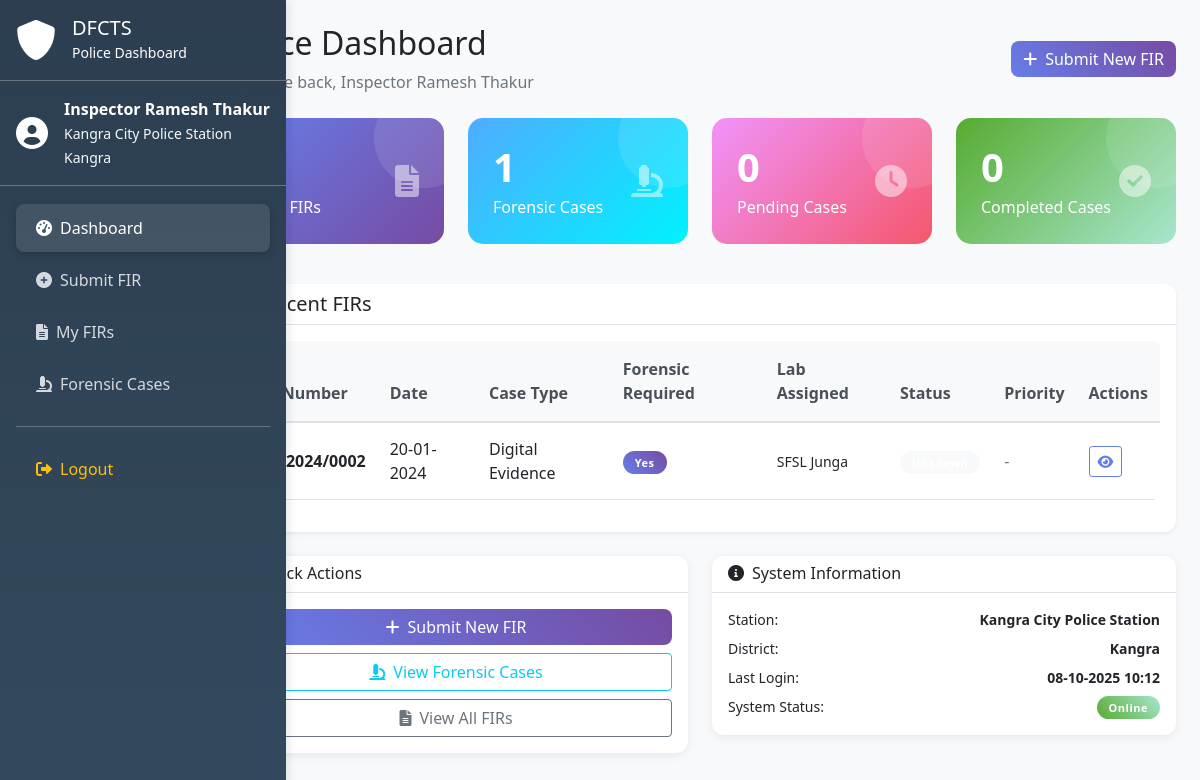
/police_dashboard.php (signed in), run on the app's committed database.
### tables this page shows
CREATE TABLE firs (
    fir_id INT PRIMARY KEY AUTO_INCREMENT,
    police_id INT NOT NULL,
    fir_number VARCHAR(50) UNIQUE NOT NULL,
    fir_date DATE NOT NULL,
    case_type VARCHAR(100) NOT NULL,
    summary TEXT NOT NULL,
    forensic_required BOOLEAN DEFAULT FALSE,
    lab_assigned VARCHAR(100) DEFAULT NULL,
    law_section VARCHAR(200) DEFAULT NULL,
    approval_notes TEXT DEFAULT NULL,
    status ENUM('submitted', 'under_review', 'approved', 'rejected') DEFAULT 'submitted',
    created_at TIMESTAMP DEFAULT CURRENT_TIMESTAMP,
    updated_at TIMESTAMP DEFAULT CURRENT_TIMESTAMP ON UPDATE CURRENT_TIMESTAMP,
    FOREIGN KEY (police_id) REFERENCES users(id) ON DELETE CASCADE
);

### police_dashboard.php (the view, shortened to what the rows shown need)
<?php
require_once 'includes/auth.php';
$user = getCurrentUser();
$recentFirs = fetchAll(
    "SELECT f.*, fc.status as forensic_status, fc.priority, fc.assigned_officer_id, u.name as officer_name
     FROM firs f
     LEFT JOIN forensic_cases fc ON f.fir_id = fc.fir_id
     LEFT JOIN users u ON fc.assigned_officer_id = u.id
     WHERE f.police_id = ?
     ORDER BY f.created_at DESC
     LIMIT 10",
    [$user['id']]
);
?>
<!DOCTYPE html>
<html lang="en">
<head>
    <link href="https://cdn.jsdelivr.net/npm/bootstrap@5.1.3/dist/css/bootstrap.min.css" rel="stylesheet">
    <link href="https://cdnjs.cloudflare.com/ajax/libs/font-awesome/6.0.0/css/all.min.css" rel="stylesheet">
    <link href="assets/css/style.css" rel="stylesheet">
</head>
<body>
    <div class="container-fluid">
        <div class="row">
            <div class="col-md-9 col-lg-10 px-0">
                <div class="main-content p-4">
                    <div class="d-flex justify-content-between align-items-center mb-4">
                        <div>
                            <h2>Police Dashboard</h2>
                        </div>
                    </div>
                    <div class="card shadow-sm">
                        <div class="card-body">
                            <?php if (empty($recentFirs)): ?>
                                <div class="text-center py-4">
                                    <i class="fas fa-file-alt fa-3x text-muted mb-3"></i>
                                    <h5 class="text-muted">No FIRs submitted yet</h5>
                                    <p class="text-muted">Click the button above to submit your first FIR</p>
                                    <a href="add_fir.php" class="btn btn-primary">
                                        <i class="fas fa-plus me-2"></i>Submit FIR
                                    </a>
                                </div>
                            <?php else: ?>
                                <div class="table-responsive">
                                    <table class="table table-hover">
                                        <thead>
                                            <tr>
                                                <th>FIR Number</th>
                                                <th>Date</th>
                                                <th>Case Type</th>
                                                <th>Forensic Required</th>
                                                <th>Lab Assigned</th>
                                                <th>Status</th>
                                                <th>Priority</th>
                                                <th>Actions</th>
                                            </tr>
                                        </thead>
                                        <tbody>
                                            <?php foreach ($recentFirs as $fir): ?>
                                                <tr>
                                                    <td>
                                                        <strong><?php echo htmlspecialchars($fir['fir_number']); ?></strong>
                                                    </td>
                                                    <td><?php echo formatDate($fir['fir_date'], 'd-m-Y'); ?></td>
                                                    <td><?php echo htmlspecialchars($fir['case_type']); ?></td>
                                                    <td>
                                                        <?php if ($fir['forensic_required']): ?>
                                                            <span class="badge bg-primary">Yes</span>
                                                        <?php else: ?>
                                                            <span class="badge bg-secondary">No</span>
                                                        <?php endif; ?>
                                                    </td>
                                                    <td>
                                                        <?php if ($fir['lab_assigned']): ?>
                                                            <small><?php echo htmlspecialchars($fir['lab_assigned']); ?></small>
                                                        <?php else: ?>
                                                            <span class="text-muted">-</span>
                                                        <?php endif; ?>
                                                    </td>
                                                    <td>
                                                        <?php if ($fir['forensic_required']): ?>
                                                            <?php echo getStatusBadge($fir['forensic_status'] ?? 'received'); ?>
                                                        <?php else: ?>
                                                            <?php echo getStatusBadge($fir['status']); ?>
                                                        <?php endif; ?>
                                                    </td>
                                                    <td>
                                                        <?php if ($fir['priority']): ?>
                                                            <?php echo getPriorityBadge($fir['priority']); ?>
                                                        <?php else: ?>
                                                            <span class="text-muted">-</span>
                                                        <?php endif; ?>
                                                    </td>
                                                    <td>
                                                        <div class="btn-group btn-group-sm" role="group">
                                                            <button type="button" class="btn btn-outline-primary"
                                                                    onclick="viewFIR(<?php echo $fir['fir_id']; ?>)">
                                                                <i class="fas fa-eye"></i>
                                                            </button>
                                                        </div>
                                                    </td>
                                                </tr>
                                            <?php endforeach; ?>
                                        </tbody>
                                    </table>
                                </div>
                            <?php endif; ?>
                        </div>
                    </div>
                </div>
            </div>
        </div>
    </div>
</body>
</html>

### data on the page
firs: fir_number "SHI/2024/0002", fir_date "20-01-2024", case_type "Digital Evidence", forensic_required "Yes", lab_assigned "SFSL Junga"

### other printed values
$user['name'] "Inspector Ramesh Thakur"
$user['station_name'] "Kangra City Police Station"
$user['district'] "Kangra"
$stats['forensic_cases'] "1"
$stats['pending_cases'] "0"
$stats['completed_cases'] "0"
